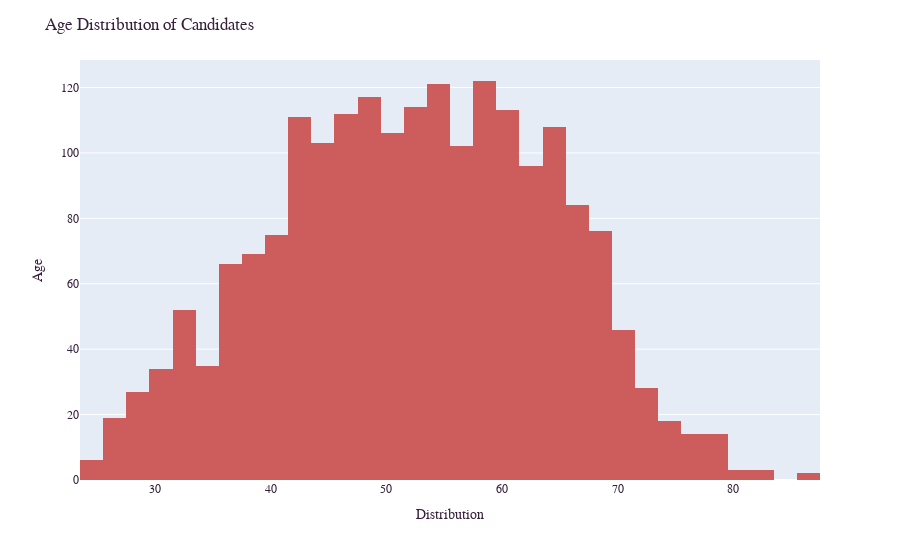

The notebook cell this image was saved under:
### Code cell
# Visualize the age distribution of candidates
age_distribution_fig = px.histogram(df, 
                                    x="AGE",
                                    color_discrete_sequence=['indianred'])
age_distribution_fig.update_layout(title_text='Age Distribution of Candidates',
                                   xaxis_title="Distribution",
                                   yaxis_title="Age")
age_distribution_fig.update_layout(font_family="Courier New",
                                   font_color="#351f39",
                                   title_font_family="Courier New",
                                   title_font_color="#351f39")
age_distribution_fig.show()

### Figure 1 — Plotly figure (JSON) as saved in the notebook; plotly's stock layout.template omitted (floating-point values rounded to 4 significant figures; data arrays with more than 128 entries replaced by an {"elided": "..."} marker saying what was removed)
{"data": [{"alignmentgroup": "True", "bingroup": "x", "hovertemplate": "AGE=%{x}<br>count=%{y}<extra></extra>", "legendgroup": "", "marker": {"color": "indianred", "pattern": {"shape": ""}}, "name": "", "offsetgroup": "", "orientation": "v", "showlegend": false, "type": "histogram", "x": {"elided": "1996 int values"}, "xaxis": "x", "yaxis": "y"}], "layout": {"barmode": "relative", "font": {"color": "#351f39", "family": "Courier New"}, "legend": {"tracegroupgap": 0}, "margin": {"t": 60}, "title": {"font": {"color": "#351f39", "family": "Courier New"}, "text": "Age Distribution of Candidates"}, "xaxis": {"anchor": "y", "domain": [0, 1], "title": {"text": "Distribution"}}, "yaxis": {"anchor": "x", "domain": [0, 1], "title": {"text": "Age"}}}}
